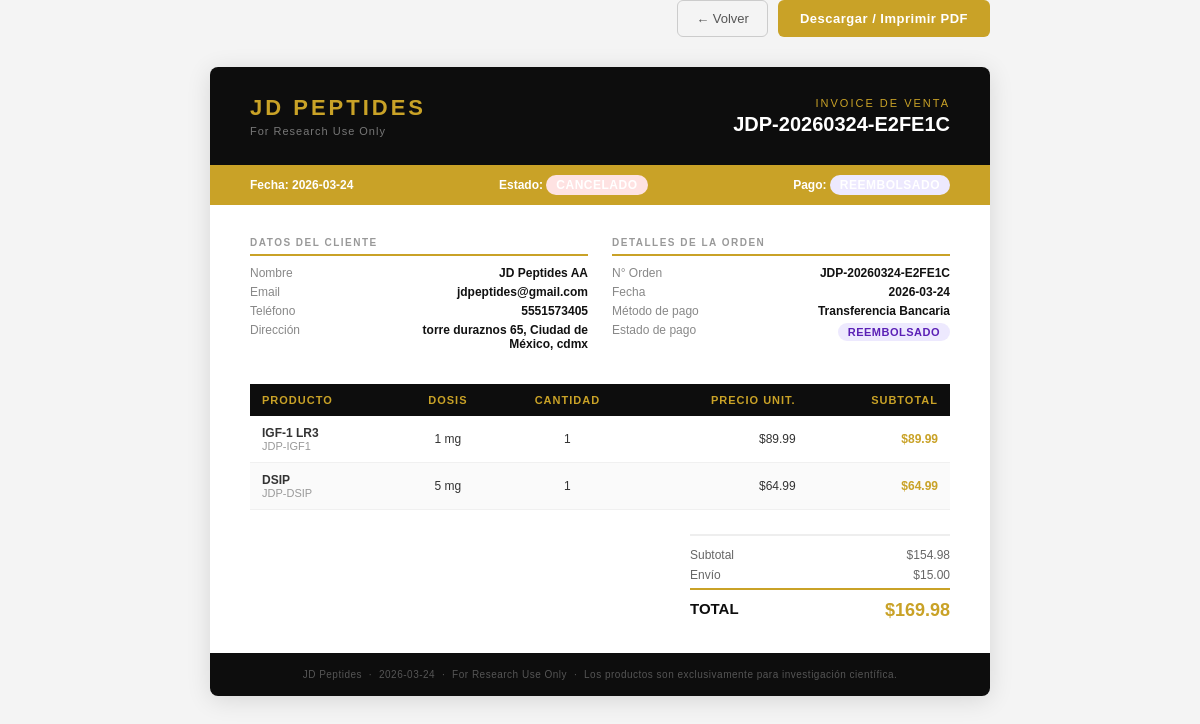
The page /admin/ordenes/1/invoice (signed in) on the database its author committed.
### tables this page shows
CREATE TABLE orders (
    id INTEGER PRIMARY KEY AUTOINCREMENT,
    order_number TEXT UNIQUE NOT NULL,
    customer_name TEXT NOT NULL,
    customer_email TEXT NOT NULL,
    customer_phone TEXT,
    address TEXT,
    city TEXT,
    state TEXT,
    zip_code TEXT,
    payment_method TEXT,
    notes TEXT,
    subtotal REAL,
    shipping REAL DEFAULT 0,
    total REAL,
    status TEXT DEFAULT 'nuevo',
    payment_status TEXT DEFAULT 'pendiente',
    created_at TEXT DEFAULT (datetime('now'))
);

CREATE TABLE order_items (
    id INTEGER PRIMARY KEY AUTOINCREMENT,
    order_id INTEGER NOT NULL,
    product_id INTEGER NOT NULL,
    product_name TEXT NOT NULL,
    product_sku TEXT,
    dose TEXT,
    quantity INTEGER NOT NULL,
    unit_price REAL NOT NULL,
    subtotal REAL NOT NULL,
    FOREIGN KEY (order_id) REFERENCES orders(id),
    FOREIGN KEY (product_id) REFERENCES products(id)
);

### app.py (the view)
@app.route('/admin/ordenes/<int:oid>/invoice')
@admin_required
def admin_orden_invoice(oid):
    order = query_db("SELECT * FROM orders WHERE id=?", (oid,), one=True)
    if not order:
        flash('Orden no encontrada.', 'error')
        return redirect(url_for('admin_ordenes'))
    items = query_db("SELECT * FROM order_items WHERE order_id=?", (oid,))
    return render_template('admin/invoice_venta.html', order=order, items=items)

### app.py (called while the page is built)
def get_db():
    db = getattr(g, '_database', None)
    if db is None:
        os.makedirs(os.path.dirname(DATABASE), exist_ok=True)
        db = g._database = sqlite3.connect(DATABASE)
        db.row_factory = sqlite3.Row
        db.execute("PRAGMA foreign_keys = ON")
    return db

@app.teardown_appcontext
def close_connection(exception):
    db = getattr(g, '_database', None)
    if db is not None:
        db.close()

def query_db(query, args=(), one=False):
    cur = get_db().execute(query, args)
    rv = cur.fetchall()
    cur.close()
    return (rv[0] if rv else None) if one else rv

def admin_required(f):
    @wraps(f)
    def decorated(*args, **kwargs):
        if not session.get('admin_logged_in'):
            return redirect(url_for('admin_login'))
        return f(*args, **kwargs)
    return decorated

### templates/admin/invoice_venta.html (shortened to what this page needs)
<!DOCTYPE html>
<html lang="es">
<head>
</head>
<body>
<div class="print-bar">
  <a href="javascript:history.back()" class="btn-back">← Volver</a>
  <button class="btn-print" onclick="window.print()">Descargar / Imprimir PDF</button>
</div>
<div class="page">
  <div class="header">
    <div>
      <div class="header-brand">JD PEPTIDES</div>
      <div class="header-sub">For Research Use Only</div>
    </div>
    <div class="header-right">
      <div class="invoice-label">Invoice de Venta</div>
      <div class="invoice-number">{{ order['order_number'] }}</div>
    </div>
  </div>
  <div class="gold-bar">
    <span>Fecha: {{ order['created_at'][:10] }}</span>
    <span>
      Estado:
      <span class="status-badge status-{{ order['status'] }}">{{ order['status'] }}</span>
    </span>
    <span>
      Pago:
      <span class="status-badge pay-{{ order['payment_status'] }}">{{ order['payment_status'] }}</span>
    </span>
  </div>
  <div class="body">
    <div class="info-grid">
      <div class="info-section">
        <h4>Datos del Cliente</h4>
        <div class="info-row">
          <span class="info-label">Nombre</span>
          <span class="info-value">{{ order['customer_name'] }}</span>
        </div>
        <div class="info-row">
          <span class="info-label">Email</span>
          <span class="info-value">{{ order['customer_email'] }}</span>
        </div>
        {% if order['customer_phone'] %}
        <div class="info-row">
          <span class="info-label">Teléfono</span>
          <span class="info-value">{{ order['customer_phone'] }}</span>
        </div>
        {% endif %}
        {% if order['address'] %}
        <div class="info-row">
          <span class="info-label">Dirección</span>
          <span class="info-value">{{ order['address'] }}, {{ order['city'] }}{% if order['state'] %}, {{ order['state'] }}{% endif %}</span>
        </div>
        {% endif %}
      </div>
      <div class="info-section">
        <h4>Detalles de la Orden</h4>
        <div class="info-row">
          <span class="info-label">N° Orden</span>
          <span class="info-value">{{ order['order_number'] }}</span>
        </div>
        <div class="info-row">
          <span class="info-label">Fecha</span>
          <span class="info-value">{{ order['created_at'][:10] }}</span>
        </div>
        <div class="info-row">
          <span class="info-label">Método de pago</span>
          <span class="info-value" style="text-transform:capitalize">{{ order['payment_method'] }}</span>
        </div>
        <div class="info-row">
          <span class="info-label">Estado de pago</span>
          <span class="info-value">
            <span class="status-badge pay-{{ order['payment_status'] }}">{{ order['payment_status'] }}</span>
          </span>
        </div>
      </div>
    </div>
    <table>
      <thead>
        <tr>
          <th>Producto</th>
          <th class="td-center">Dosis</th>
          <th class="td-center">Cantidad</th>
          <th class="td-right">Precio Unit.</th>
          <th class="td-right">Subtotal</th>
        </tr>
      </thead>
      <tbody>
        {% for item in items %}
        <tr>
          <td>
            <strong>{{ item['product_name'] }}</strong>
            {% if item['product_sku'] %}<span class="sku">{{ item['product_sku'] }}</span>{% endif %}
          </td>
          <td class="td-center">{{ item['dose'] or '—' }}</td>
          <td class="td-center">{{ item['quantity'] }}</td>
          <td class="td-right">${{ "%.2f"|format(item['unit_price']) }}</td>
          <td class="td-right" style="font-weight:700;color:#c9a227">${{ "%.2f"|format(item['subtotal']) }}</td>
        </tr>
        {% endfor %}
      </tbody>
    </table>
    <div class="totals">
      <div class="totals-row">
        <span>Subtotal</span>
        <span>${{ "%.2f"|format(order['subtotal']) }}</span>
      </div>
      <div class="totals-row">
        <span>Envío</span>
        <span>{% if order['shipping'] == 0 %}Gratis{% else %}${{ "%.2f"|format(order['shipping']) }}{% endif %}</span>
      </div>
      <div class="totals-total">
        <span class="label">TOTAL</span>
        <span class="value">${{ "%.2f"|format(order['total']) }}</span>
      </div>
    </div>
  </div>
  <div class="footer">
    JD Peptides &nbsp;·&nbsp; {{ order['created_at'][:10] }} &nbsp;·&nbsp; For Research Use Only &nbsp;·&nbsp; Los productos son exclusivamente para investigación científica.
  </div>
</div>
</body>
</html>

### templates/admin/invoice_venta.html (style rules this page uses)
* { box-sizing: border-box; margin: 0; padding: 0; }
body { font-family: Arial, sans-serif; font-size: 13px; color: #111; background: #f4f4f4; }
.page { max-width: 780px; margin: 30px auto; background: #fff; border-radius: 8px; overflow: hidden; box-shadow: 0 4px 24px rgba(0,0,0,0.12); }
.header { background: #0d0d0d; padding: 28px 40px; display: flex; justify-content: space-between; align-items: center; }
.header-brand { color: #c9a227; font-size: 22px; font-weight: 900; letter-spacing: 3px; }
.header-sub { color: #777; font-size: 11px; letter-spacing: 1px; margin-top: 4px; }
.header-right { text-align: right; }
.invoice-label { color: #c9a227; font-size: 11px; letter-spacing: 2px; text-transform: uppercase; }
.invoice-number { color: #fff; font-size: 20px; font-weight: 700; margin-top: 4px; }
.gold-bar { background: #c9a227; padding: 10px 40px; display: flex; justify-content: space-between; align-items: center; }
.gold-bar span { color: #fff; font-size: 12px; font-weight: 600; }
.status-badge { display: inline-block; padding: 3px 10px; border-radius: 12px; font-size: 11px; font-weight: 700; text-transform: uppercase; letter-spacing: 0.5px; }
.status-cancelado { background: #fee2e2; color: #991b1b; }
.pay-reembolsado { background: #ede9fe; color: #5b21b6; }
.body { padding: 32px 40px; }
.info-grid { display: grid; grid-template-columns: 1fr 1fr; gap: 24px; margin-bottom: 28px; }
.info-section h4 { font-size: 10px; text-transform: uppercase; letter-spacing: 1.5px; color: #999; border-bottom: 2px solid #c9a227; padding-bottom: 6px; margin-bottom: 10px; }
.info-row { display: flex; justify-content: space-between; margin-bottom: 5px; }
.info-label { color: #888; font-size: 12px; }
.info-value { font-weight: 600; font-size: 12px; color: #111; max-width: 200px; text-align: right; }
table { width: 100%; border-collapse: collapse; margin-bottom: 24px; }
thead tr { background: #0d0d0d; }
thead th { padding: 10px 12px; color: #c9a227; font-size: 11px; text-transform: uppercase; letter-spacing: 1px; text-align: left; font-weight: 700; }
thead th:last-child { text-align: right; }
tbody tr { border-bottom: 1px solid #f0f0f0; }
tbody tr:nth-child(even) { background: #fafafa; }
tbody td { padding: 10px 12px; font-size: 12px; color: #333; }
.td-right { text-align: right; }
.td-center { text-align: center; }
.sku { color: #999; font-size: 11px; display: block; }
.totals { margin-left: auto; width: 260px; border-top: 2px solid #eee; padding-top: 12px; }
.totals-row { display: flex; justify-content: space-between; margin-bottom: 6px; font-size: 12px; color: #666; }
.totals-total { display: flex; justify-content: space-between; border-top: 2px solid #c9a227; padding-top: 10px; margin-top: 6px; }
.totals-total .label { font-weight: 700; font-size: 15px; color: #0d0d0d; }
.totals-total .value { font-weight: 900; font-size: 18px; color: #c9a227; }
.footer { background: #0d0d0d; padding: 16px 40px; text-align: center; color: #555; font-size: 10px; letter-spacing: 0.5px; }
.print-bar { max-width: 780px; margin: 0 auto 16px; display: flex; gap: 10px; justify-content: flex-end; }
.btn-print { background: #c9a227; color: #fff; border: none; padding: 10px 22px; border-radius: 6px; font-size: 13px; font-weight: 700; cursor: pointer; letter-spacing: 0.5px; }
.btn-back { background: transparent; color: #555; border: 1px solid #ccc; padding: 10px 18px; border-radius: 6px; font-size: 13px; cursor: pointer; text-decoration: none; }

### rows shown on the page
orders: order_number "JDP-20260324-E2FE1C", created_at "2026-03-24", status "CANCELADO", customer_name "JD Peptides AA", customer_email "jdpeptides@gmail.com", customer_phone "5551573405", address "torre duraznos 65", city "Ciudad de México", state "cdmx", payment_method "Transferencia Bancaria", payment_status "REEMBOLSADO", subtotal "154.98", shipping "15.00", total "169.98"
order_items: product_name "IGF-1 LR3", product_sku "JDP-IGF1", dose "1 mg", quantity "1", unit_price "89.99", subtotal "89.99"
order_items: product_name "DSIP", product_sku "JDP-DSIP", dose "5 mg", quantity "1", unit_price "64.99", subtotal "64.99"
